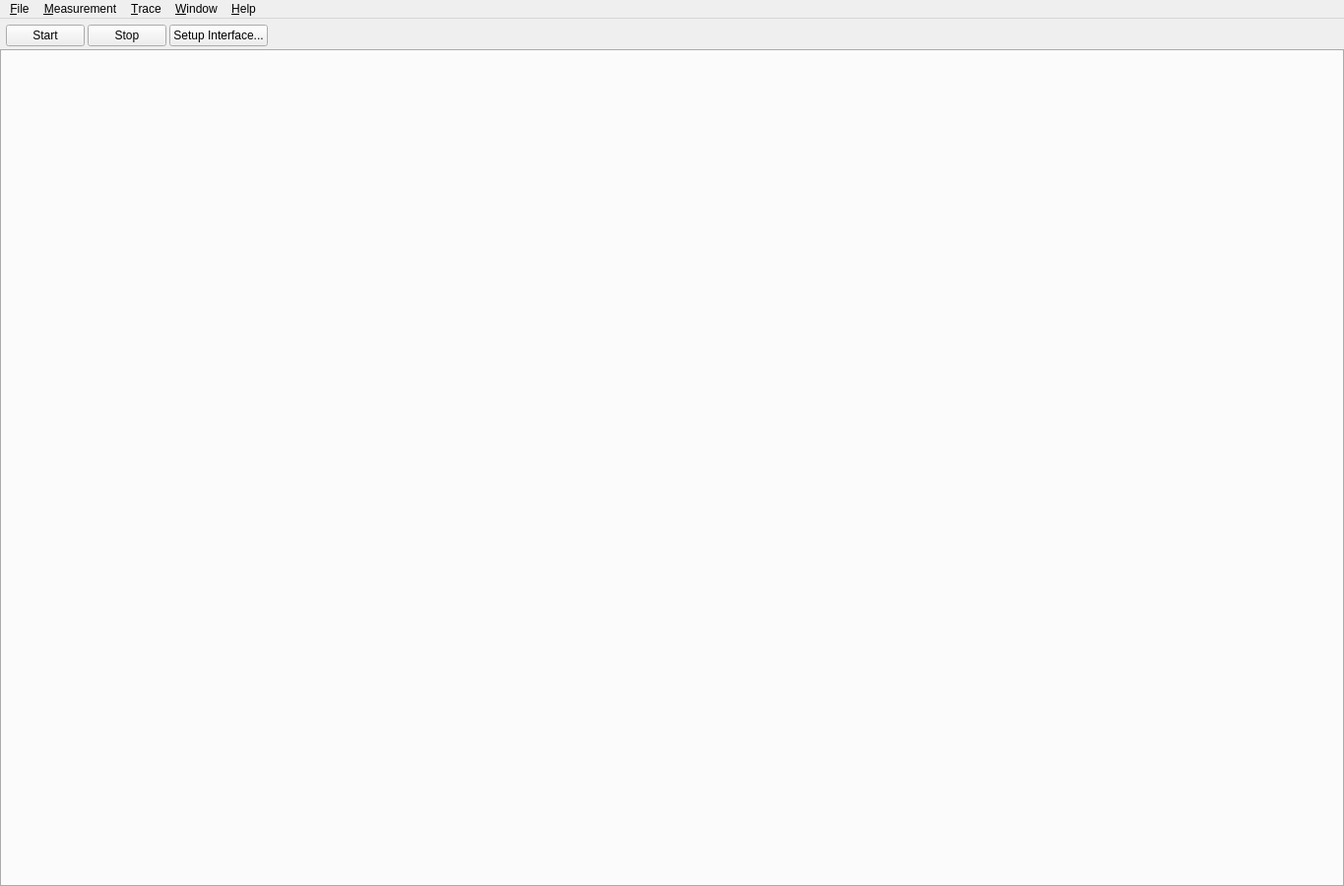
<?xml version="1.0" encoding="UTF-8"?>
<ui version="4.0">
 <class>MainWindow</class>
 <widget class="QMainWindow" name="MainWindow">
  <property name="windowModality">
   <enum>Qt::NonModal</enum>
  </property>
  <property name="geometry">
   <rect>
    <x>0</x>
    <y>0</y>
    <width>1365</width>
    <height>900</height>
   </rect>
  </property>
  <property name="windowTitle">
   <string>CANgaroo</string>
  </property>
  <property name="documentMode">
   <bool>false</bool>
  </property>
  <property name="unifiedTitleAndToolBarOnMac">
   <bool>true</bool>
  </property>
  <widget class="QWidget" name="centralwidget">
   <layout class="QVBoxLayout" name="verticalLayout">
    <property name="spacing">
     <number>3</number>
    </property>
    <property name="leftMargin">
     <number>0</number>
    </property>
    <property name="topMargin">
     <number>0</number>
    </property>
    <property name="rightMargin">
     <number>0</number>
    </property>
    <property name="bottomMargin">
     <number>0</number>
    </property>
    <item>
     <layout class="QHBoxLayout" name="horizontalLayoutControls">
      <property name="leftMargin">
       <number>6</number>
      </property>
      <property name="topMargin">
       <number>6</number>
      </property>
      <property name="rightMargin">
       <number>6</number>
      </property>
      <item>
       <widget class="QPushButton" name="btnStartMeasurement">
        <property name="text">
         <string>Start</string>
        </property>
       </widget>
      </item>
      <item>
       <widget class="QPushButton" name="btnStopMeasurement">
        <property name="text">
         <string>Stop</string>
        </property>
       </widget>
      </item>
      <item>
       <widget class="QPushButton" name="btnSetupMeasurement">
        <property name="text">
         <string>Setup Interface...</string>
        </property>
       </widget>
      </item>
      <item>
       <spacer name="horizontalSpacer_Controls">
        <property name="orientation">
         <enum>Qt::Horizontal</enum>
        </property>
        <property name="sizeHint" stdset="0">
         <size>
          <width>40</width>
          <height>20</height>
         </size>
        </property>
       </spacer>
      </item>
     </layout>
    </item>
    <item>
     <widget class="QTabWidget" name="mainTabs">
      <property name="autoFillBackground">
       <bool>false</bool>
      </property>
      <property name="tabPosition">
       <enum>QTabWidget::South</enum>
      </property>
      <property name="tabShape">
       <enum>QTabWidget::Rounded</enum>
      </property>
      <property name="currentIndex">
       <number>-1</number>
      </property>
      <property name="elideMode">
       <enum>Qt::ElideNone</enum>
      </property>
      <property name="tabsClosable">
       <bool>false</bool>
      </property>
      <property name="movable">
       <bool>true</bool>
      </property>
     </widget>
    </item>
   </layout>
  </widget>
  <widget class="QMenuBar" name="menubar">
   <property name="geometry">
    <rect>
     <x>0</x>
     <y>0</y>
     <width>1365</width>
     <height>29</height>
    </rect>
   </property>
   <widget class="QMenu" name="menuFile">
    <property name="title">
     <string>&amp;File</string>
    </property>
    <addaction name="action_WorkspaceNew"/>
    <addaction name="separator"/>
    <addaction name="action_WorkspaceOpen"/>
    <addaction name="action_WorkspaceSave"/>
    <addaction name="action_WorkspaceSaveAs"/>
    <addaction name="separator"/>
    <addaction name="actionSettings"/>
    <addaction name="separator"/>
    <addaction name="action_Quit"/>
   </widget>
   <widget class="QMenu" name="menuWindow">
    <property name="title">
     <string>&amp;Window</string>
    </property>
    <widget class="QMenu" name="menu_New">
     <property name="title">
      <string>&amp;New</string>
     </property>
     <addaction name="action_Trace_View"/>
     <addaction name="actionLog_View"/>
     <addaction name="actionGraph_View"/>
     <addaction name="actionCan_Status_View"/>
     <addaction name="actionGraph_View_2"/>
     <addaction name="actionTransmit_View"/>
     <addaction name="actionGenerator_View"/>
     <addaction name="actionScript_View"/>
     <addaction name="actionReplay_View"/>
    </widget>
    <addaction name="menu_New"/>
   </widget>
   <widget class="QMenu" name="menuMeasurement">
    <property name="title">
     <string>&amp;Measurement</string>
    </property>
    <widget class="QMenu" name="menuDriver">
     <property name="title">
      <string>Driver</string>
     </property>
     <addaction name="actionCANblaster"/>
     <addaction name="actionTinyCAN"/>
    </widget>
    <addaction name="actionStart_Measurement"/>
    <addaction name="actionStop_Measurement"/>
    <addaction name="separator"/>
    <addaction name="actionSetup"/>
    <addaction name="actionReload_Interfaces"/>
    <addaction name="menuDriver"/>
   </widget>
   <widget class="QMenu" name="menuHelp">
    <property name="title">
     <string>&amp;Help</string>
    </property>
    <addaction name="actionAbout"/>
   </widget>
   <widget class="QMenu" name="menu_Trace">
    <property name="title">
     <string>&amp;Trace</string>
    </property>
    <addaction name="action_TraceClear"/>
    <addaction name="separator"/>
    <addaction name="actionSave_Trace_to_file"/>
   </widget>
   <addaction name="menuFile"/>
   <addaction name="menuMeasurement"/>
   <addaction name="menu_Trace"/>
   <addaction name="menuWindow"/>
   <addaction name="menuHelp"/>
  </widget>
  <action name="action_Quit">
   <property name="text">
    <string>E&amp;xit</string>
   </property>
   <property name="shortcut">
    <string>Alt+F4</string>
   </property>
  </action>
  <action name="action_Trace_View">
   <property name="text">
    <string>&amp;Trace View</string>
   </property>
   <property name="shortcut">
    <string>Ctrl+Shift+T</string>
   </property>
  </action>
  <action name="actionLog_View">
   <property name="text">
    <string>&amp;Log View</string>
   </property>
   <property name="shortcut">
    <string>Ctrl+Shift+L</string>
   </property>
  </action>
  <action name="actionSetup">
   <property name="text">
    <string>&amp;Setup...</string>
   </property>
   <property name="shortcut">
    <string>Ctrl+Alt+S</string>
   </property>
  </action>
  <action name="actionStart_Measurement">
   <property name="text">
    <string>Star&amp;t Measurement</string>
   </property>
   <property name="shortcut">
    <string>F5</string>
   </property>
  </action>
  <action name="actionStop_Measurement">
   <property name="text">
    <string>Sto&amp;p Measurement</string>
   </property>
   <property name="shortcut">
    <string>Shift+F5</string>
   </property>
  </action>
  <action name="actionReload_Interfaces">
   <property name="text">
    <string>&amp;Reload Interfaces</string>
   </property>
  </action>
  <action name="actionAbout">
   <property name="text">
    <string>&amp;About</string>
   </property>
  </action>
  <action name="actionSave_Trace_to_file">
   <property name="text">
    <string>&amp;Save Trace to file...</string>
   </property>
  </action>
  <action name="actionGraph_View">
   <property name="enabled">
    <bool>false</bool>
   </property>
   <property name="text">
    <string>&amp;Graph View</string>
   </property>
   <property name="shortcut">
    <string>Ctrl+Shift+G</string>
   </property>
   <property name="visible">
    <bool>false</bool>
   </property>
  </action>
  <action name="action_WorkspaceNew">
   <property name="text">
    <string>&amp;New Workspace...</string>
   </property>
   <property name="shortcut">
    <string>Ctrl+N</string>
   </property>
  </action>
  <action name="action_WorkspaceSave">
   <property name="text">
    <string>&amp;Save Workspace</string>
   </property>
   <property name="shortcut">
    <string>Ctrl+S</string>
   </property>
  </action>
  <action name="action_WorkspaceSaveAs">
   <property name="text">
    <string>Save Workspace &amp;As...</string>
   </property>
   <property name="shortcut">
    <string>Ctrl+Shift+S</string>
   </property>
  </action>
  <action name="action_WorkspaceOpen">
   <property name="text">
    <string>&amp;Open Workspace...</string>
   </property>
   <property name="shortcut">
    <string>Ctrl+O</string>
   </property>
  </action>
  <action name="action_TraceClear">
   <property name="text">
    <string>&amp;Clear</string>
   </property>
   <property name="shortcut">
    <string>Esc</string>
   </property>
  </action>
  <action name="actionCan_Status_View">
   <property name="text">
    <string>Can &amp;Status View</string>
   </property>
  </action>
  <action name="actionGraph_View_2">
   <property name="text">
    <string>Graph View</string>
   </property>
  </action>
  <action name="actionTransmit_View">
   <property name="text">
    <string>Message View</string>
   </property>
  </action>
  <action name="actionGenerator_View">
   <property name="text">
    <string>Generator View</string>
   </property>
  </action>
  <action name="actionScript_View">
   <property name="text">
    <string>Script View</string>
   </property>
  </action>
  <action name="actionReplay_View">
   <property name="text">
    <string>Replay View</string>
   </property>
  </action>
  <action name="actionRestore_Window">
   <property name="checkable">
    <bool>true</bool>
   </property>
   <property name="text">
    <string>Restore Window on startup</string>
   </property>
   <property name="toolTip">
    <string>Restore Window Position on startup</string>
   </property>
  </action>
  <action name="actionCANblaster">
   <property name="checkable">
    <bool>true</bool>
   </property>
   <property name="text">
    <string>CANblaster</string>
   </property>
  </action>
  <action name="actionTinyCAN">
   <property name="checkable">
    <bool>true</bool>
   </property>
   <property name="text">
    <string>TinyCAN</string>
   </property>
  </action>
  <action name="actionSettings">
   <property name="text">
    <string>&amp;Settings...</string>
   </property>
  </action>
 </widget>
 <resources/>
 <connections>
  <connection>
   <sender>action_Quit</sender>
   <signal>triggered()</signal>
   <receiver>MainWindow</receiver>
   <slot>close()</slot>
   <hints>
    <hint type="sourcelabel">
     <x>-1</x>
     <y>-1</y>
    </hint>
    <hint type="destinationlabel">
     <x>399</x>
     <y>299</y>
    </hint>
   </hints>
  </connection>
 </connections>
</ui>
